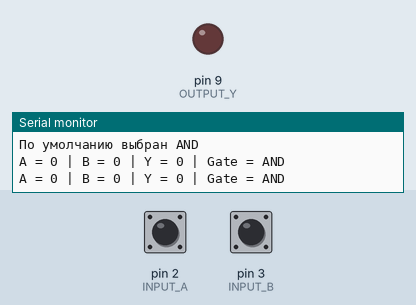
Recording of a sketch running on a simulated Arduino Uno, built with avr-gcc and run on an emulated ATmega328P. Parts: output pins drawn as LEDs (lit = HIGH), the last lines printed to the serial monitor. The inputs (shaded band) are chosen by the test bench; at power-on: pin 2 (INPUT_A) HIGH, pin 3 (INPUT_B) HIGH.

Above: at 2.9 s.
3.0 s: pin 2 (INPUT_A) driven LOW and pin 3 (INPUT_B) driven LOW
At 3.7 s:
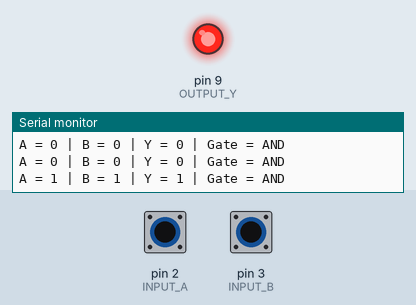
4.5 s: pin 2 (INPUT_A) driven HIGH
At 4.9 s:
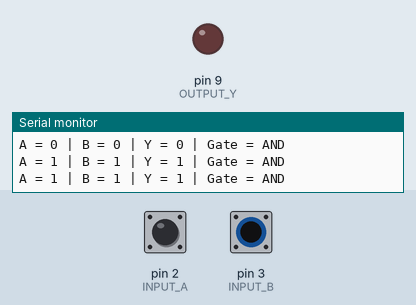
6.0 s: pin 2 (INPUT_A) driven LOW
At 7.2 s:
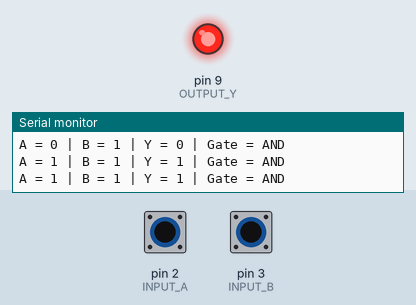
Timing chart, 0 to 8.5 s (numbered marks = the images above; inputs shaded):
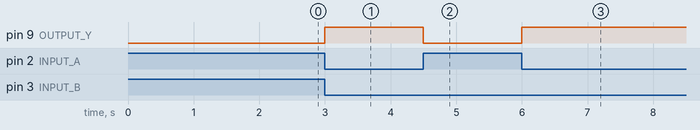

The sketch:

valves.ino
```cpp
#include "valve_logic.h"

const int INPUT_A = 2;
const int INPUT_B = 3;
const int OUTPUT_Y = 9;

String selectedGate = "AND";

unsigned long lastPrintTime = 0;

const unsigned long printInterval = 1000;

void setup() {
  pinMode(INPUT_A, INPUT_PULLUP);
  pinMode(INPUT_B, INPUT_PULLUP);

  pinMode(OUTPUT_Y, OUTPUT);

  Serial.begin(9600);

  Serial.println("=================================");
  Serial.println("   ЛОГИЧЕСКИЕ ВЕНТИЛИ");
  Serial.println("=================================");
  Serial.println();
  Serial.println("Выберите вентиль:");
  Serial.println("AND  - И");
  Serial.println("OR   - ИЛИ");
  Serial.println("NOT  - НЕ");
  Serial.println("NAND - И-НЕ");
  Serial.println("NOR  - ИЛИ-НЕ");
  Serial.println("XOR  - исключающее ИЛИ");
  Serial.println("XNOR - исключающее ИЛИ-НЕ");
  Serial.println();
  Serial.println("По умолчанию выбран AND");
  Serial.println();
}

void loop() {

  if (Serial.available() > 0) {

    String command = Serial.readStringUntil('\n');

    command.trim();
    command.toUpperCase();

    if (isValidGateCommand(command.c_str())) {
      selectedGate = command;

      Serial.print("Выбран вентиль: ");
      Serial.println(selectedGate);
      Serial.println();
    }
    else {
      Serial.println("Неизвестная команда.");
      Serial.println("Используйте: AND, OR, NOT, NAND, NOR, XOR или XNOR");
      Serial.println();
    }
  }

  bool A = !digitalRead(INPUT_A);
  bool B = !digitalRead(INPUT_B);

  bool Y = evalGate(selectedGate.c_str(), A, B);

  digitalWrite(OUTPUT_Y, Y);

  if (millis() - lastPrintTime >= printInterval) {

    lastPrintTime = millis();

    Serial.print("A = ");
    Serial.print(A);

    Serial.print(" | B = ");
    Serial.print(B);

    Serial.print(" | Y = ");
    Serial.print(Y);

    Serial.print(" | Gate = ");
    Serial.println(selectedGate);
  }
}
```

Measured:
- after the input at 3.0 s, pin 9 (OUTPUT_Y): LOW → HIGH at once
- after the input at 4.5 s, pin 9 (OUTPUT_Y): HIGH → LOW at once
- after the input at 6.0 s, pin 9 (OUTPUT_Y): LOW → HIGH at once
